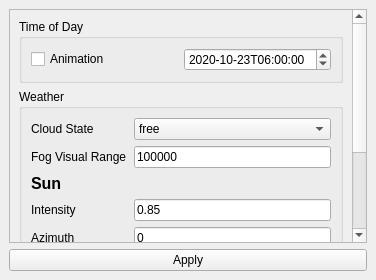
<?xml version="1.0" encoding="UTF-8"?>
<ui version="4.0">
 <class>OSCGenerator_EditEnvironmentDockWidget</class>
 <widget class="QDockWidget" name="OSCGenerator_EditEnvironmentDockWidget">
  <property name="geometry">
   <rect>
    <x>0</x>
    <y>0</y>
    <width>376</width>
    <height>280</height>
   </rect>
  </property>
  <property name="windowTitle">
   <string>Edit Environment</string>
  </property>
  <widget class="QWidget" name="dockWidgetContents">
   <layout class="QGridLayout" name="gridLayout">
    <item row="3" column="0">
     <widget class="QPushButton" name="AddEnvironment_Button">
      <property name="text">
       <string>Apply</string>
      </property>
     </widget>
    </item>
    <item row="0" column="0">
     <widget class="QScrollArea" name="scrollArea">
      <property name="widgetResizable">
       <bool>true</bool>
      </property>
      <widget class="QWidget" name="scrollAreaWidgetContents">
       <property name="geometry">
        <rect>
         <x>0</x>
         <y>0</y>
         <width>342</width>
         <height>404</height>
        </rect>
       </property>
       <layout class="QGridLayout" name="gridLayout_2">
        <item row="0" column="0">
         <widget class="QGroupBox" name="DateTimeGroup">
          <property name="title">
           <string>Time of Day</string>
          </property>
          <layout class="QHBoxLayout" name="horizontalLayout">
           <item>
            <widget class="QCheckBox" name="TimeAnimation">
             <property name="sizePolicy">
              <sizepolicy hsizetype="Preferred" vsizetype="Fixed">
               <horstretch>0</horstretch>
               <verstretch>0</verstretch>
              </sizepolicy>
             </property>
             <property name="text">
              <string>Animation</string>
             </property>
            </widget>
           </item>
           <item>
            <widget class="QDateTimeEdit" name="TimeofDay">
             <property name="sizePolicy">
              <sizepolicy hsizetype="Preferred" vsizetype="Fixed">
               <horstretch>0</horstretch>
               <verstretch>0</verstretch>
              </sizepolicy>
             </property>
             <property name="dateTime">
              <datetime>
               <hour>6</hour>
               <minute>0</minute>
               <second>0</second>
               <year>2020</year>
               <month>10</month>
               <day>23</day>
              </datetime>
             </property>
             <property name="date">
              <date>
               <year>2020</year>
               <month>10</month>
               <day>23</day>
              </date>
             </property>
             <property name="time">
              <time>
               <hour>6</hour>
               <minute>0</minute>
               <second>0</second>
              </time>
             </property>
             <property name="displayFormat">
              <string>yyyy-MM-ddThh:mm:ss</string>
             </property>
             <property name="timeSpec">
              <enum>Qt::UTC</enum>
             </property>
            </widget>
           </item>
          </layout>
         </widget>
        </item>
        <item row="1" column="0">
         <widget class="QGroupBox" name="WeatherGroup">
          <property name="title">
           <string>Weather</string>
          </property>
          <layout class="QFormLayout" name="formLayout">
           <item row="0" column="0">
            <widget class="QLabel" name="CloudState_Label">
             <property name="text">
              <string>Cloud State</string>
             </property>
            </widget>
           </item>
           <item row="1" column="0">
            <widget class="QLabel" name="Fog_VisualRange_Label">
             <property name="text">
              <string>Fog Visual Range</string>
             </property>
            </widget>
           </item>
           <item row="0" column="1">
            <widget class="QComboBox" name="CloudState">
             <item>
              <property name="text">
               <string>free</string>
              </property>
             </item>
             <item>
              <property name="text">
               <string>cloudy</string>
              </property>
             </item>
             <item>
              <property name="text">
               <string>overcast</string>
              </property>
             </item>
             <item>
              <property name="text">
               <string>rainy</string>
              </property>
             </item>
             <item>
              <property name="text">
               <string>skyOff</string>
              </property>
             </item>
            </widget>
           </item>
           <item row="1" column="1">
            <widget class="QLineEdit" name="Fog_VisualRange">
             <property name="text">
              <string>100000</string>
             </property>
            </widget>
           </item>
           <item row="3" column="0">
            <widget class="QLabel" name="Sun_Intensity_Label">
             <property name="text">
              <string>Intensity</string>
             </property>
            </widget>
           </item>
           <item row="4" column="0">
            <widget class="QLabel" name="Sun_Azimuth_Label">
             <property name="text">
              <string>Azimuth</string>
             </property>
            </widget>
           </item>
           <item row="5" column="0">
            <widget class="QLabel" name="Sun_Elevation_Label">
             <property name="text">
              <string>Elevation</string>
             </property>
            </widget>
           </item>
           <item row="3" column="1">
            <widget class="QLineEdit" name="Sun_Intensity">
             <property name="text">
              <string>0.85</string>
             </property>
            </widget>
           </item>
           <item row="4" column="1">
            <widget class="QLineEdit" name="Sun_Azimuth">
             <property name="text">
              <string>0</string>
             </property>
            </widget>
           </item>
           <item row="5" column="1">
            <widget class="QLineEdit" name="Sun_Elevation">
             <property name="text">
              <string>1.31</string>
             </property>
            </widget>
           </item>
           <item row="8" column="1">
            <widget class="QLineEdit" name="Precip_Intensity">
             <property name="text">
              <string>0</string>
             </property>
            </widget>
           </item>
           <item row="7" column="0">
            <widget class="QLabel" name="Precip_Type_Label">
             <property name="text">
              <string>Type</string>
             </property>
            </widget>
           </item>
           <item row="8" column="0">
            <widget class="QLabel" name="Precip_Intensity_Label">
             <property name="text">
              <string>Intensity</string>
             </property>
            </widget>
           </item>
           <item row="6" column="0">
            <widget class="QLabel" name="Precipitation_Label">
             <property name="text">
              <string>&lt;html&gt;&lt;head/&gt;&lt;body&gt;&lt;p&gt;&lt;span style=&quot; font-size:12pt; font-weight:600;&quot;&gt;Precipitation&lt;/span&gt;&lt;/p&gt;&lt;/body&gt;&lt;/html&gt;</string>
             </property>
            </widget>
           </item>
           <item row="2" column="0">
            <widget class="QLabel" name="Sun_Label">
             <property name="text">
              <string>&lt;html&gt;&lt;head/&gt;&lt;body&gt;&lt;p&gt;&lt;span style=&quot; font-size:12pt; font-weight:600;&quot;&gt;Sun&lt;/span&gt;&lt;/p&gt;&lt;/body&gt;&lt;/html&gt;</string>
             </property>
            </widget>
           </item>
           <item row="7" column="1">
            <widget class="QComboBox" name="Precip_Type">
             <item>
              <property name="text">
               <string>dry</string>
              </property>
             </item>
             <item>
              <property name="text">
               <string>rain</string>
              </property>
             </item>
             <item>
              <property name="text">
               <string>snow</string>
              </property>
             </item>
            </widget>
           </item>
          </layout>
         </widget>
        </item>
       </layout>
      </widget>
     </widget>
    </item>
   </layout>
  </widget>
 </widget>
 <resources/>
 <connections/>
</ui>
